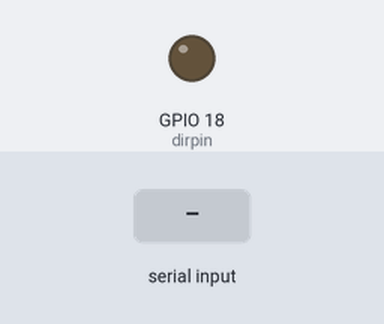
This sketch was run on a simulated ESP32. Parts: output pins drawn as LEDs (lit = HIGH). Inputs (shaded band) come from the test bench. What the sketch prints to the serial monitor is not drawn.

Above: at 1.2 s.
1.3 s: "1" received over the second serial link
Timing chart, 0 to 4.3 s (numbered marks = the images above; inputs shaded):
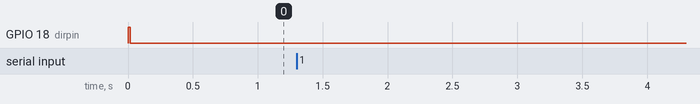

Measured:
- after the input at 1.3 s, every drawn part: stays the same

The sketch:

5010_Basic_Modbus_RTU.ino
```cpp
const int slave_addr = 1;
const int dirpin = 18;
uint8_t buf[128];
int8_t indexMax = 0;
int8_t m_error = 0;
unsigned long prev_t;

uint8_t packet1[8] = { 0x08, 0x03, 0x00, 0x00, 0x00, 0x02, 0xC4, 0x92 };
uint8_t packet2[8] = { 0x08, 0x03, 0x00, 0x32, 0x00, 0x02, 0x65, 0x5D };

void setup() {
  Serial.begin(115200);
  pinMode(dirpin, OUTPUT);

  Serial1.begin(9600, SERIAL_8N1, 23, 19);
  Serial.println("BEGIN");
  Serial.println();
}

void loop() {
  digitalWrite(dirpin, HIGH);
  delay(10);
  Serial1.write(packet1, 8);
  delay(9);
  digitalWrite(dirpin, LOW);
  data_recv(slave_addr);
  if (m_error == 0) {
    Serial.print("Response packet1: ");
    for (int i = 0; i < indexMax; i++) {
      Serial.print(buf[i], HEX);
      Serial.print(" ");
    }
    Serial.println();
  } else {
    Serial.print("Error (TIMEOUT = 1): ");
    Serial.println(m_error);
  }
  delay(15000);
}

void data_recv(uint8_t ss) {
  unsigned long prev_t = millis();
  while (Serial1.available() == 0) {
    if (millis() - prev_t > 20000) {
      m_error = 1;
      return;
    }
  }
  indexMax = 0;
  m_error = 0;
  prev_t = millis();
  while (Serial1.available() > 0) {
    buf[indexMax++] = Serial1.read();
    prev_t = millis();
    while (Serial1.available() == 0) {
      if (millis() - prev_t > 500) {
        break;
      }
    }
  }
}
```
